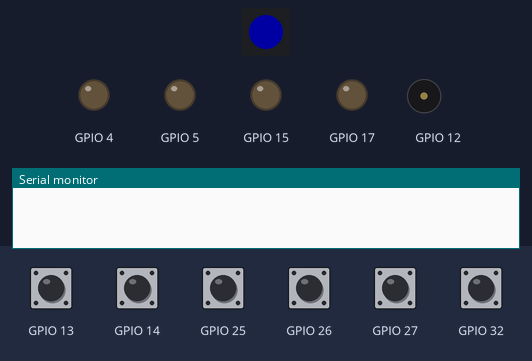
Simulated run of this program. Board: ESP32. Parts: 1 RGB LEDs in strip order, left to right, output pins drawn as LEDs (lit = HIGH), buzzer (waves = sounding), the last lines printed to the serial monitor. The test bench sets the inputs (shaded band); at power-on: GPIO 13, GPIO 14, GPIO 25–27, GPIO 32 HIGH. Dim RGB values are drawn brighter than linear.

Above: at 2.4 s.
2.5 s: GPIO 13 pulled LOW for 0.15 s
At 4.6 s:
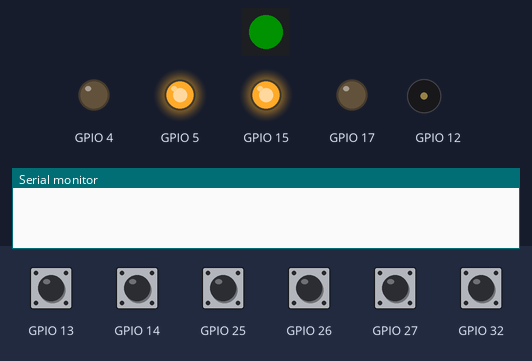
5.5 s: GPIO 25 pulled LOW for 0.15 s
At 8.32 s:
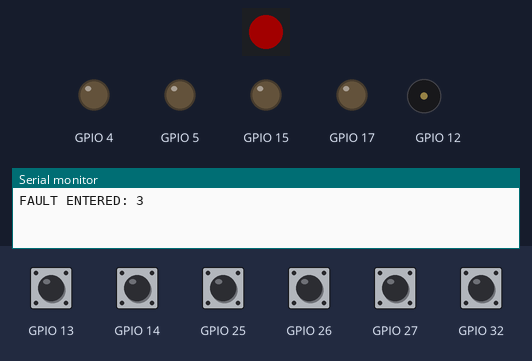
8.5 s: GPIO 13 pulled LOW for 1 s
At 8.8 s:
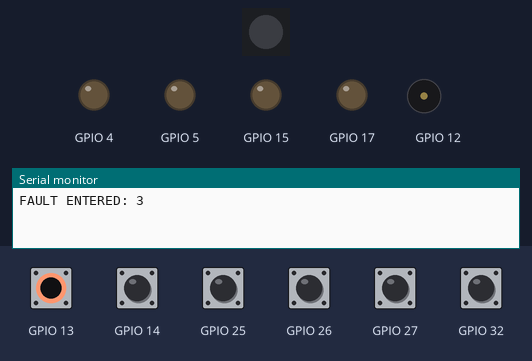
11.5 s: GPIO 14 pulled LOW for 0.15 s
At 13.5 s:
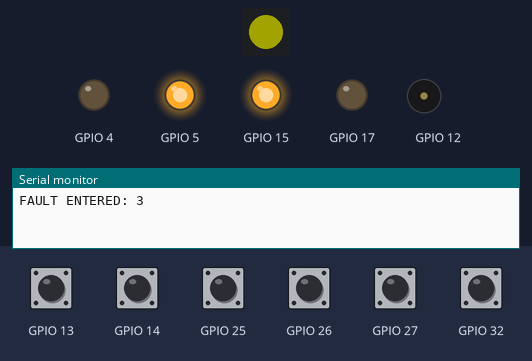
13.8 s: GPIO 14 pulled LOW for 1 s
At 14.1 s:
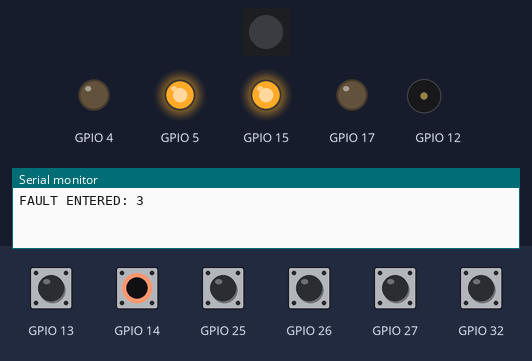
Timing chart, 0 to 16.8 s (numbered marks = the images above; inputs shaded):
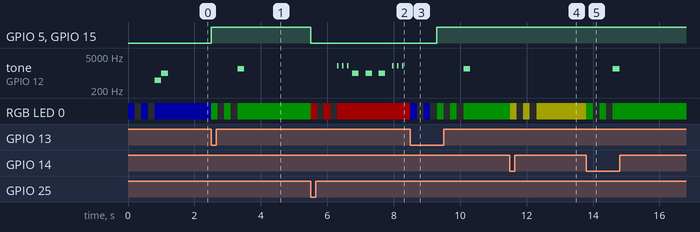

The program:

main.cpp
```cpp
#include <Arduino.h>

#include "setup.h"
#include "state.h"
#include "led.h"
#include "buzzer.h"

void setup() {
    Serial.begin(9600);
    initializePins();
    initializeLEDs();

    // initialize to idle
    ledState(STATE_IDLE);
    buzzerStartup();
}

void loop() {
    checkTimeouts();

    // Only update LED when the state changes
    if (currentState != lastState) {
        ledState(currentState);  // Update LED when state changes
        lastState = currentState;  // Save the new state
        if (currentState == STATE_FAULT) {
            buzzerError();
        } else if (currentState == STATE_RUNNING) {
            buzzerPass(); // temp
        }
    }

    switch (getCurrentState()) {

        case STATE_IDLE:
            handleIdleState();
            break;

        case STATE_RUNNING:
            handleRunningState();
            break;

        case STATE_PAUSED:
            handlePausedState();
            break;

        case STATE_FAULT:
            handleFaultState();
            break;
    }
}
```

buzzer.cpp
```cpp
#include <Arduino.h>
#include "PortMap.h"

void buzzerError() {
    for (int i = 0; i < 3; i++) {
        tone(BUZZER_PIN, 2000);
        delay(50);

        noTone(BUZZER_PIN);
        delay(100);
    }

    for (int i = 0; i < 3; i++) {
        tone(BUZZER_PIN, 1000);
        delay(200);

        noTone(BUZZER_PIN);
        delay(200);
    }

    for (int i = 0; i < 3; i++) {
        tone(BUZZER_PIN, 2000);
        delay(50);

        noTone(BUZZER_PIN);
        delay(100);
    }

    noTone(BUZZER_PIN);
}

void buzzerStartup() {
    tone(BUZZER_PIN, 500);
    delay(200);

    tone(BUZZER_PIN, 1000);
    delay(200);

    noTone(BUZZER_PIN);
}

void buzzerPass() {
    tone(BUZZER_PIN, 1500);
    delay(200);

    noTone(BUZZER_PIN);
}

void buzzerFail() {
    tone(BUZZER_PIN, 500);
    delay(200);

    noTone(BUZZER_PIN);
    delay(50);

    tone(BUZZER_PIN, 500);
    delay(200);

    noTone(BUZZER_PIN);
}
```

buzzer.h
```cpp
#ifndef BUZZER_H
#define BUZZER_H

void buzzerError();
void buzzerStartup();
void buzzerPass();
void buzzerFail();

#endif
```

led.cpp
```cpp
#include <Arduino.h>
#include <FastLED.h>
#include "PortMap.h"
#include "state.h"
#include "setup.h"

extern CRGB leds[1];

void ledChange(CRGB color, CRGB& led) {
    for (int i = 0; i < 2; i++) {
        led = color;
        FastLED.show();
        delay(200);

        led = CRGB::Black;
        FastLED.show();
        delay(200);
    }

    led = color;
    FastLED.show();
}

void ledState(SystemState state) {
    switch (state) {
        case STATE_IDLE:
            ledChange(CRGB::Blue, leds[0]);
            break;

        case STATE_RUNNING:
            ledChange(CRGB::Green, leds[0]);
            break;

        case STATE_PAUSED:
            ledChange(CRGB::Yellow, leds[0]);
            break;

        case STATE_FAULT:
            ledChange(CRGB::Red, leds[0]);
            break;
    }
}
```

led.h
```cpp
#ifndef LED_H
#define LED_H

#include <FastLED.h>
#include "state.h"

void ledState(SystemState state);
void ledChange(CRGB color, CRGB led);

#endif
```

setup.cpp
```cpp
#include <Arduino.h>
#include <FastLED.h>

#include "PortMap.h"

CRGB leds[1];

void initializePins() {
    // initialize inputs
    pinMode(START_BUTTON_PIN, INPUT_PULLUP);
    pinMode(PAUSE_BUTTON_PIN, INPUT_PULLUP);

    pinMode(HOPPER_JAM_PIN, INPUT_PULLUP);
    pinMode(FEEDER_JAM_PIN, INPUT_PULLUP);
    pinMode(STACKER_JAM_PIN, INPUT_PULLUP);

    pinMode(QCM_READY_PIN, INPUT_PULLUP);
    // pinMode(QCM_MODE_CYCLE, INPUT_PULLUP);
    // pinMode(QCM_SELECT_MODE, INPUT);            // input only gpio lmao
    pinMode(FEEDER_ISOLATED_PIN, INPUT_PULLUP);        // input only gpio lmao

    // pinMode(STACKER_DONE_PIN, INPUT);           // input only gpio lmao

    // initialize outputs
    pinMode(BUZZER_PIN, OUTPUT);
    pinMode(SYSTEM_ENABLE_PIN, OUTPUT);
    pinMode(FEEDER_FEED_PIN, OUTPUT);
    pinMode(QCM_START_PIN, OUTPUT);
    pinMode(HOPPER_ENABLE_PIN, OUTPUT);
    // pinMode(STACKER_PASS_FAIL_PIN, OUTPUT);
    // pinMode(QCM_MODE_SELECT_0, OUTPUT);
    // pinMode(QCM_MODE_SELECT_1, OUTPUT);

    // initialize output state to prevent undefined states
    noTone(BUZZER_PIN);
    digitalWrite(SYSTEM_ENABLE_PIN, LOW);
    digitalWrite(FEEDER_FEED_PIN, LOW);
    digitalWrite(QCM_START_PIN, LOW);
    // digitalWrite(STACKER_PASS_FAIL_PIN, LOW);
    // digitalWrite(QCM_MODE_SELECT_0, LOW);
    // digitalWrite(QCM_MODE_SELECT_1, LOW);
}

void initializeLEDs() {
    FastLED.addLeds<WS2812, LED_ESP32_16, GRB>(leds, 1);
    FastLED.setBrightness(35);
    leds[0] = CRGB::Black;
    FastLED.show();

    digitalWrite(LED_ESP32_IO2, LOW);
}
```

setup.h
```cpp
#ifndef SETUP
#define SETUP

void initializePins();
void initializeLEDs();

#endif
```

state.cpp
```cpp
#include <Arduino.h>
#include "PortMap.h"
#include "setup.h"
#include "buzzer.h"
#include "led.h"
#include "state.h"

const unsigned long FEEDER_TIMEOUT_MS = 5000;
const unsigned long QCM_TIMEOUT_MS    = 10000;
unsigned long feederCommandTime = 0;
unsigned long qcmCommandTime = 0;
unsigned long previousFeederCommandTime = 0;
unsigned long previousQcmCommandTime = 0;
bool paused = false;

SystemState currentState = STATE_IDLE;
SystemState lastState = STATE_IDLE;
FaultCode currentFault = FAULT_NONE;

SystemState getCurrentState() {
    return currentState;
}

void enterFault(FaultCode fault) {
    currentFault = fault;
    currentState = STATE_FAULT;

    digitalWrite(SYSTEM_ENABLE_PIN, LOW);
    digitalWrite(FEEDER_FEED_PIN, LOW);
    digitalWrite(QCM_START_PIN, LOW);
    digitalWrite(HOPPER_ENABLE_PIN, LOW);
    // digitalWrite(STACKER_PASS_FAIL_PIN, LOW);

    Serial.print("FAULT ENTERED: ");
    Serial.println(fault);
}

void clearFault() {
    currentFault = FAULT_NONE;
    currentState = STATE_IDLE;
}

void commandFeeder() {
    digitalWrite(FEEDER_FEED_PIN, HIGH);
    feederCommandTime = millis();
}

void commandQCM() {
    digitalWrite(QCM_START_PIN, HIGH);
    qcmCommandTime = millis();
}

// void routeBirdie(bool pass) {
//     if (pass)
// }

void checkTimeouts() {
    if (!paused) {
        if (digitalRead(FEEDER_FEED_PIN) == HIGH &&
            millis() - feederCommandTime > FEEDER_TIMEOUT_MS) {
            enterFault(FAULT_FEEDER_TIMEOUT);
        }

        if (digitalRead(QCM_START_PIN) == HIGH &&
            millis() - qcmCommandTime > QCM_TIMEOUT_MS) {
            enterFault(FAULT_QCM_TIMEOUT);
        }
    }
}

void handleIdleState() {
    if (!digitalRead(START_BUTTON_PIN)) {
        digitalWrite(SYSTEM_ENABLE_PIN, HIGH);
        digitalWrite(HOPPER_ENABLE_PIN, HIGH);
        currentState = STATE_RUNNING;
    }
}

void handleRunningState() {
    if (!digitalRead(START_BUTTON_PIN)) {
        digitalWrite(FEEDER_FEED_PIN, LOW);
    }

    if (digitalRead(FEEDER_ISOLATED_PIN) == LOW && digitalRead(QCM_READY_PIN) == LOW) {
        commandFeeder();
        commandQCM();
    }

    if (!digitalRead(PAUSE_BUTTON_PIN)) {
        currentState = STATE_PAUSED;

        // log the time contributed to the timeout
        paused = true;
        feederCommandTime = millis() - feederCommandTime;
        qcmCommandTime = millis() - qcmCommandTime;
    }

    if (!digitalRead(HOPPER_JAM_PIN) || !digitalRead(FEEDER_JAM_PIN) || !digitalRead(STACKER_JAM_PIN)) {
        enterFault(FAULT_SUBSYSTEM_JAM);
    }
}

void handlePausedState() {
    if (!digitalRead(PAUSE_BUTTON_PIN)) {
        currentState = STATE_RUNNING;

        // set the timeout time to be normalized with millis() system time
        paused = false;
        feederCommandTime = millis() - feederCommandTime;
        qcmCommandTime = millis() - qcmCommandTime;
    }
}

void handleFaultState() {
    if (!digitalRead(START_BUTTON_PIN)) {
        clearFault();
    }
}
```

state.h
```cpp
#ifndef STATE_H
#define STATE_H

#include <Arduino.h>
#include "PortMap.h"

// System states
enum SystemState {
    STATE_IDLE,
    STATE_RUNNING,
    STATE_PAUSED,
    STATE_FAULT
};

// Fault codes
enum FaultCode {
    FAULT_NONE,
    FAULT_FEEDER_TIMEOUT,
    FAULT_QCM_TIMEOUT,
    FAULT_SUBSYSTEM_JAM
};

// Function prototypes
SystemState getCurrentState();
void enterFault(FaultCode fault);
void clearFault();
void commandFeeder();
void commandQCM();
void routeBirdie(bool pass);
void checkTimeouts();
void handleIdleState();
void handleRunningState();
void handlePausedState();
void handleFaultState();

// External variables
extern SystemState currentState;
extern SystemState lastState;
extern FaultCode currentFault;

#endif
```

Measured:
- after the input at 2.5 s, GPIO 5, GPIO 15: LOW → HIGH at once; tone on GPIO 12: silent → 1500 Hz after 0.80 s, → silent 0.20 s later; RGB LED 0: alternates RGB(0, 18, 0) for 0.20 s and off for 0.20 s, 5 changes in all, then stays RGB(0, 18, 0), starting at once
- after the input at 5.5 s, GPIO 5, GPIO 15: HIGH → LOW at once
- after the input at 8.5 s, GPIO 5, GPIO 15: LOW → HIGH after 0.80 s; tone on GPIO 12: silent → 1500 Hz after 1.6 s, → silent 0.20 s later; RGB LED 0: RGB(35, 0, 0) → RGB(0, 0, 35) at once, → off 0.20 s later, → RGB(0, 0, 35) 0.20 s later, → off 0.20 s later, … (9 changes in this stretch)
- after the input at 11.5 s, RGB LED 0: alternates RGB(35, 35, 0) for 0.20 s and off for 0.20 s, 5 changes in all, then stays RGB(35, 35, 0), starting at once
- after the input at 13.8 s, tone on GPIO 12: silent → 1500 Hz after 0.80 s, → silent 0.20 s later; RGB LED 0: alternates RGB(0, 18, 0) for 0.20 s and off for 0.20 s, 5 changes in all, then stays RGB(0, 18, 0), starting at once
